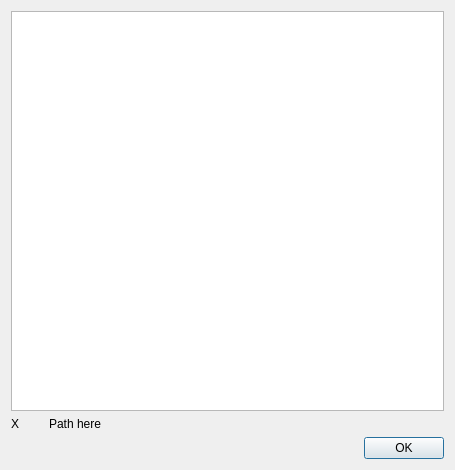
<?xml version="1.0" encoding="UTF-8"?>
<ui version="4.0">
 <class>Dialog</class>
 <widget class="QDialog" name="Dialog">
  <property name="geometry">
   <rect>
    <x>0</x>
    <y>0</y>
    <width>455</width>
    <height>470</height>
   </rect>
  </property>
  <property name="windowTitle">
   <string>Dialog</string>
  </property>
  <layout class="QVBoxLayout" name="verticalLayout">
   <item>
    <widget class="QListWidget" name="listWidget"/>
   </item>
   <item>
    <layout class="QHBoxLayout" name="horizontalLayout">
     <item>
      <widget class="QLabel" name="lblImage">
       <property name="maximumSize">
        <size>
         <width>32</width>
         <height>16777215</height>
        </size>
       </property>
       <property name="text">
        <string>X</string>
       </property>
      </widget>
     </item>
     <item>
      <widget class="QLabel" name="lblName">
       <property name="text">
        <string>Path here</string>
       </property>
      </widget>
     </item>
    </layout>
   </item>
   <item>
    <widget class="QDialogButtonBox" name="buttonBox">
     <property name="standardButtons">
      <set>QDialogButtonBox::Ok</set>
     </property>
    </widget>
   </item>
  </layout>
 </widget>
 <resources/>
 <connections/>
</ui>
